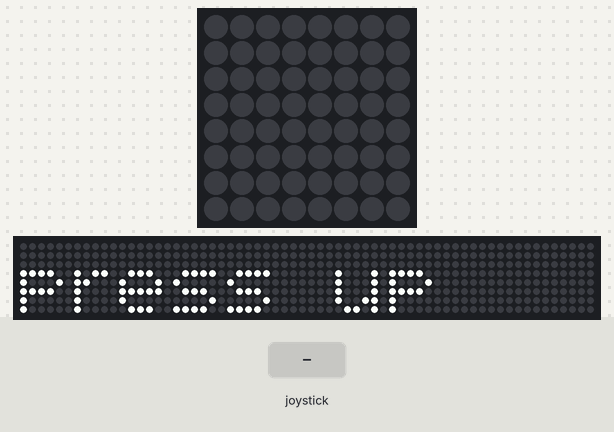
Simulated run of this program. Board: Raspberry Pi (BCM pin numbers) with a Sense HAT. Shown: the Sense HAT's 8×8 RGB LED matrix, a strip that is not on the board, showing the scrolling text unrolled. The inputs (shaded band) are chosen by the test bench. Dim RGB values are drawn brighter than linear; random numbers come from a fixed seed; the 64×8 strip is a reading aid, not a part: it shows the text the matrix is scrolling, unrolled, one strip-width of it at a time.

Above: at 5.5 s.
6.8 s: joystick pushed up
At 7.7 s:
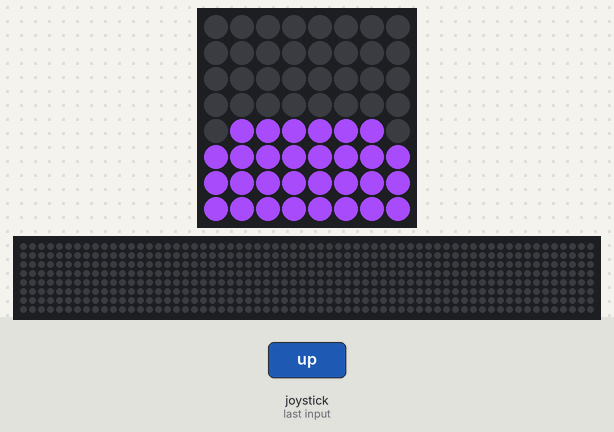
At 13.2 s:
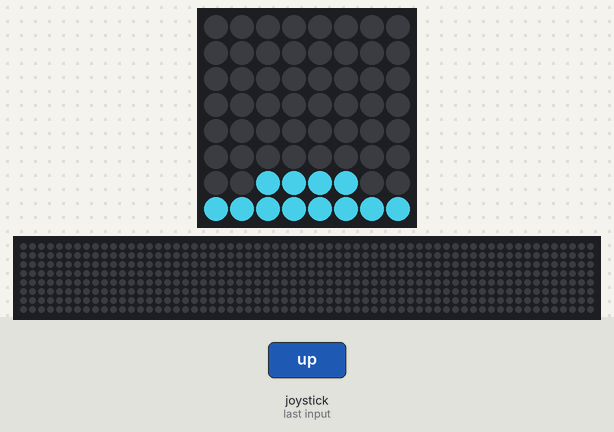
Timing chart, 0 to 14.3 s (numbered marks = the images above; inputs shaded):
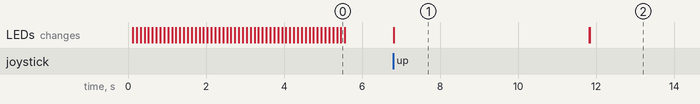

The program:

avatar.py
```python
from sense_hat import SenseHat
from sense_hat import SenseHat, ACTION_PRESSED, ACTION_HELD, ACTION_RELEASED
from time import sleep
import sys
import random
sense = SenseHat()
sense.set_imu_config(False, False, False)

def main():

    sense.show_message("press up")

    while True: # programma loopt zolang niet afgebroken
        x = 0
        y = 0

        randomValue = random.randint(0,1)


        def avatar():
            randomColor = random.randint(0,255),random.randint(0,255),random.randint(0,255)


            for y in range(8):
                for p in range(4):
                    if randomValue == 1:
                        sense.set_pixel(p,y,randomColor)
                        sense.set_pixel(7-p,y,randomColor)
                    elif randomValue == 0:
                        sense.set_pixel(p,y,0,0,0)
                        sense.set_pixel(7-p,y,0,0,0)
            sleep(5)
            avatar()


        # start
        def pushed_up(event):
            if event.action == ACTION_PRESSED:
                avatar()

        sense.stick.direction_up = pushed_up


        # clear everything
        def refresh():
            sense.clear()

        def pushed_down(event):
            if event.action == ACTION_PRESSED:
                refresh()

        sense.stick.direction_down = pushed_down

try:
    main()
except (keyboardInterrupt, SystemExit):
    print('Programma sluiten')
finally:
    print('Opkuisen v/d matrix')
    sense.clear()
    sys.exit(0)
```

Measured:
- after the input at 6.8 s, the LEDs: first change at once (image 1 shows a later state)
- what the display in image 1 shows lasts 5.0 s, from 6.8 s to 11.8 s
